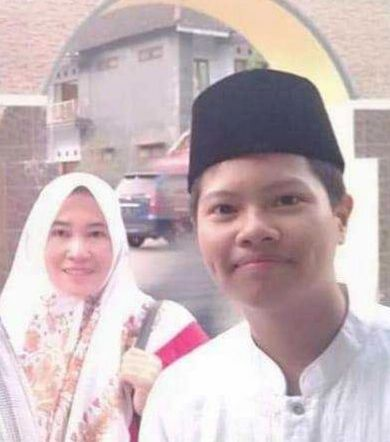
#> input picture ferry.jpg, 390 x 442 px
$ python index.py   (older library calls are emulated)
#> lines starting #> are read from the running program, lines starting #| are printed output that depends on the picture
import cv2
import numpy as np
import matplotlib.pyplot as plt

# 1. Load original image (replace 'image.jpg' with your image path)
image = cv2.imread('ferry.jpg')
#> image is the input picture: shape (442, 390, 3); mean B, G, R 185.3, 181.9, 199.8

# Convert BGR to RGB for displaying
image_rgb = cv2.cvtColor(image, cv2.COLOR_BGR2RGB)

# 2. Convert image to grayscale
image_gray = cv2.cvtColor(image, cv2.COLOR_BGR2GRAY)

# 3. Function to plot histogram
def plot_histogram(image, title):
    plt.hist(image.ravel(), bins=256, range=[0, 256])
    plt.title(title)
    plt.show()

# 4. Apply histogram equalization for image enhancement
image_equalized = cv2.equalizeHist(image_gray)
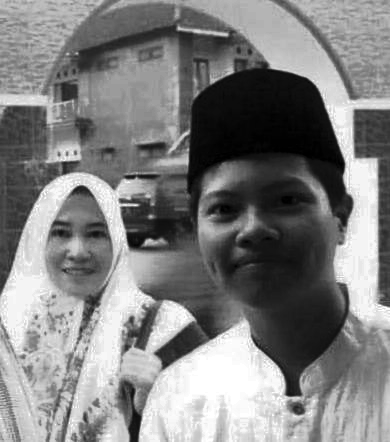
#> image_equalized: shape (442, 390); min 0, max 255, mean 128.5

# 6. Apply reflect padding
image_padded = cv2.copyMakeBorder(image_rgb, 50, 50, 50, 50, cv2.BORDER_REFLECT)
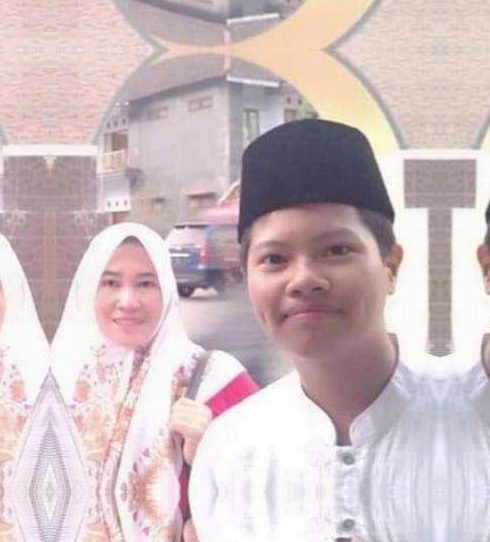
#> image_padded: shape (542, 490, 3); mean R, G, B 207.2, 190.6, 193.2

# 7. Edge detection using Laplacian
laplacian_edges = cv2.Laplacian(image_gray, cv2.CV_64F)
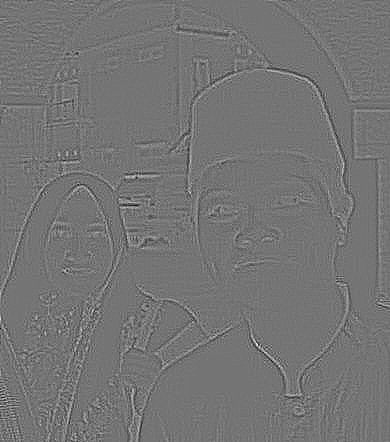
#> laplacian_edges: shape (442, 390) float64; min -93, max 110, mean 0; drawn with min black and max white

# 8. Edge detection using Sobel
sobelx = cv2.Sobel(image_gray, cv2.CV_64F, 1, 0, ksize=3)  # x direction
sobely = cv2.Sobel(image_gray, cv2.CV_64F, 0, 1, ksize=3)  # y direction
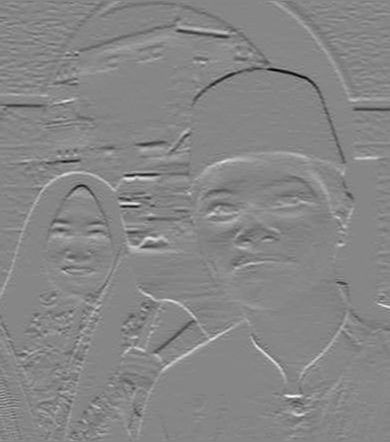
#> sobely: shape (442, 390) float64; min -487, max 436, mean 0.2; drawn with min black and max white
sobel_edges = cv2.magnitude(sobelx, sobely)
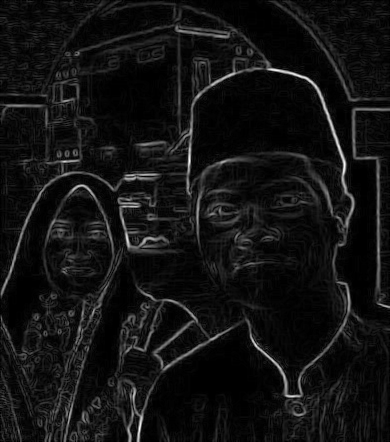
#> sobel_edges: shape (442, 390) float64; min 0, max 512.1, mean 38.1; drawn with min black and max white

# 9. Negative or Invert Transformation (without using library)
def invert_image(image):
    return 255 - image
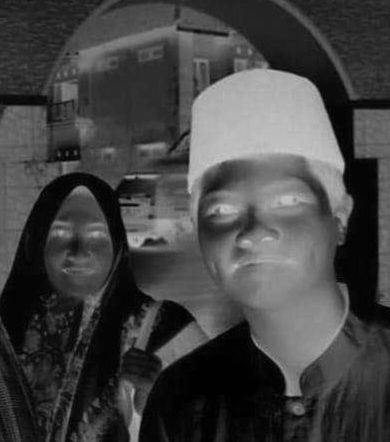
#> returned value: shape (442, 390); min 0, max 201, mean 67.4

image_inverted = invert_image(image_gray)

# Create the grid layout with 5x2 subplots
fig, axes = plt.subplots(5, 2, figsize=(15, 20))

# 1. Original image
axes[0, 0].imshow(image_rgb)
axes[0, 0].set_title("Original Image")
axes[0, 0].axis('off')

# 2. Grayscale image
axes[0, 1].imshow(image_gray, cmap='gray')
axes[0, 1].set_title("Grayscale Image")
axes[0, 1].axis('off')

# 3. Histogram of grayscale image
axes[1, 0].hist(image_gray.ravel(), bins=256, range=[0, 256])
axes[1, 0].set_title("Histogram of Grayscale Image")

# 4. Equalized image
axes[1, 1].imshow(image_equalized, cmap='gray')
axes[1, 1].set_title("Equalized Image")
axes[1, 1].axis('off')

# 5. Histogram of equalized image
axes[2, 0].hist(image_equalized.ravel(), bins=256, range=[0, 256])
axes[2, 0].set_title("Histogram of Equalized Image")

# 6. Padded image (reflect)
axes[2, 1].imshow(image_padded)
axes[2, 1].set_title("Padded Image (Reflect)")
axes[2, 1].axis('off')

# 7. Laplacian edge detection
axes[3, 0].imshow(laplacian_edges, cmap='gray')
axes[3, 0].set_title("Laplacian Edge Detection")
axes[3, 0].axis('off')

# 8. Sobel edge detection
axes[3, 1].imshow(sobel_edges, cmap='gray')
axes[3, 1].set_title("Sobel Edge Detection")
axes[3, 1].axis('off')

# 9. Inverted image
axes[4, 0].imshow(image_inverted, cmap='gray')
axes[4, 0].set_title("Inverted Image")
axes[4, 0].axis('off')

# 10. Histogram of inverted image
axes[4, 1].hist(image_inverted.ravel(), bins=256, range=[0, 256])
axes[4, 1].set_title("Histogram of Inverted Image")

# Adjust layout and display
plt.tight_layout()
plt.show()
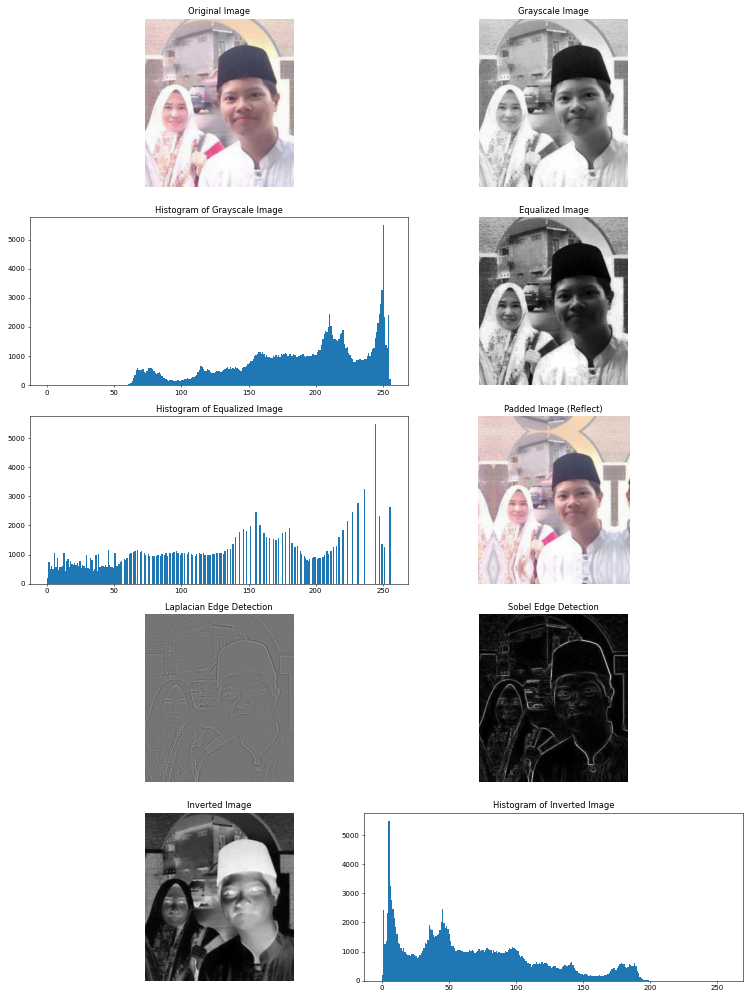
#> figure drawn by matplotlib, 10 panels; panel 3: tallest bar 5503 high, from x = 250 to 251; panel 5: tallest bar 5503 high, from x = 244 to 245; panel 10: tallest bar 5503 high, from x = 5 to 6
